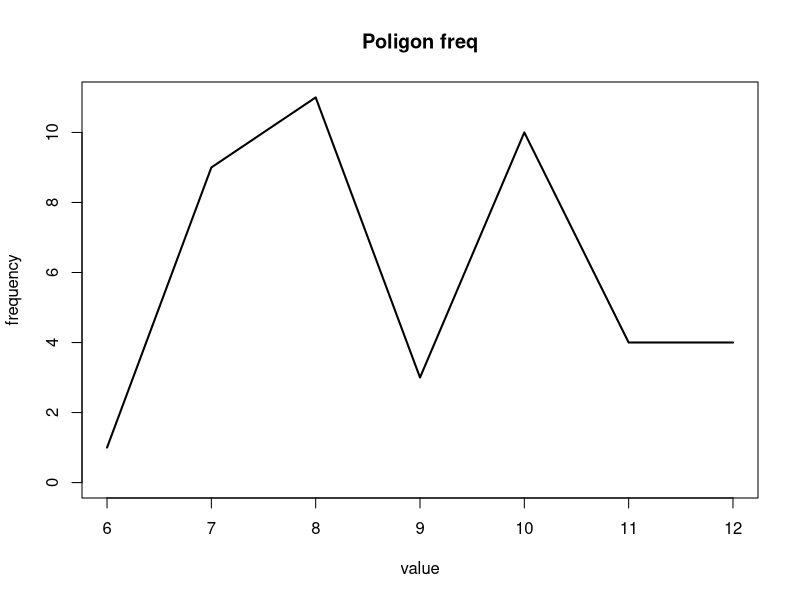
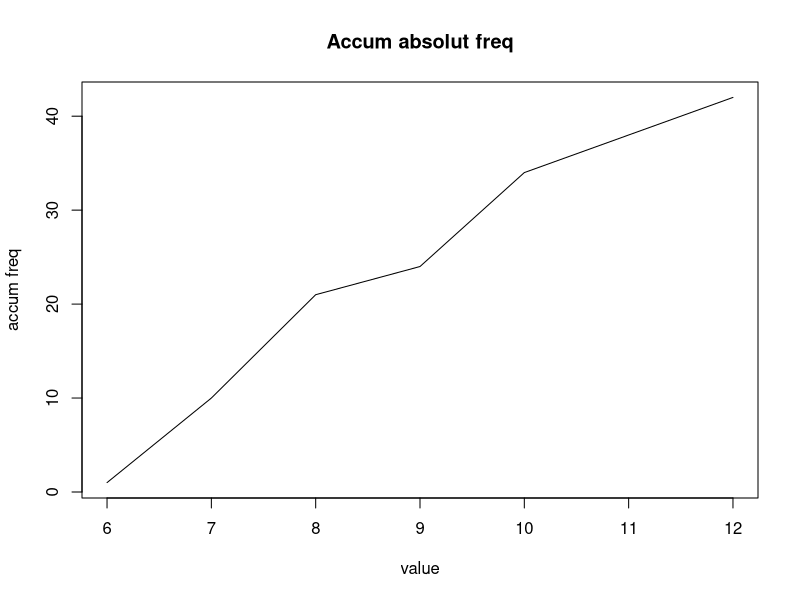

These charts were generated, in order, by the following R code:
dat<-read.table(file="input.txt", sep=",")
y<-t(dat)
a<-table(y)
f<-as.data.frame(a)
f[,3]<- 100*a/(sum(a))
f[,4]<- cumsum(a)
f[,5]<- cumsum(f[,3])
colnames(f)<-c("value","frequency","frequence","accum freq-cy","accum freq-ce")
plot(a,type="l",main="Poligon freq",xlab="value",ylab="frequency")
d<-as.numeric(y)
v<-sort(d)
x<-unique(v)
y<-as.numeric(f[,4])
plot(x,as.numeric(f[,4]),type="l",main="Accum absolut freq",xlab="value",ylab="accum freq")